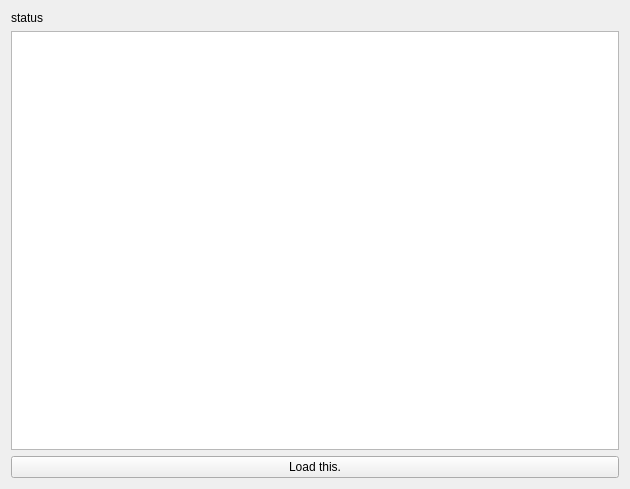
<?xml version="1.0" encoding="UTF-8"?>
<ui version="4.0">
 <class>ChangeVersionWidget</class>
 <widget class="QWidget" name="ChangeVersionWidget">
  <property name="geometry">
   <rect>
    <x>0</x>
    <y>0</y>
    <width>630</width>
    <height>489</height>
   </rect>
  </property>
  <property name="windowTitle">
   <string>Form</string>
  </property>
  <layout class="QGridLayout" name="gridLayout">
   <item row="0" column="1">
    <widget class="QLabel" name="label">
     <property name="text">
      <string>status</string>
     </property>
    </widget>
   </item>
   <item row="1" column="1">
    <layout class="QHBoxLayout" name="horizontalLayout">
     <item>
      <layout class="QVBoxLayout" name="verticalLayout">
       <item>
        <widget class="QListWidget" name="listWidgetForLog"/>
       </item>
       <item>
        <widget class="QPushButton" name="pushButtonLoad">
         <property name="text">
          <string>Load this.</string>
         </property>
        </widget>
       </item>
      </layout>
     </item>
     <item>
      <layout class="QGridLayout" name="gridLayoutDiff"/>
     </item>
    </layout>
   </item>
  </layout>
 </widget>
 <resources/>
 <connections/>
</ui>
